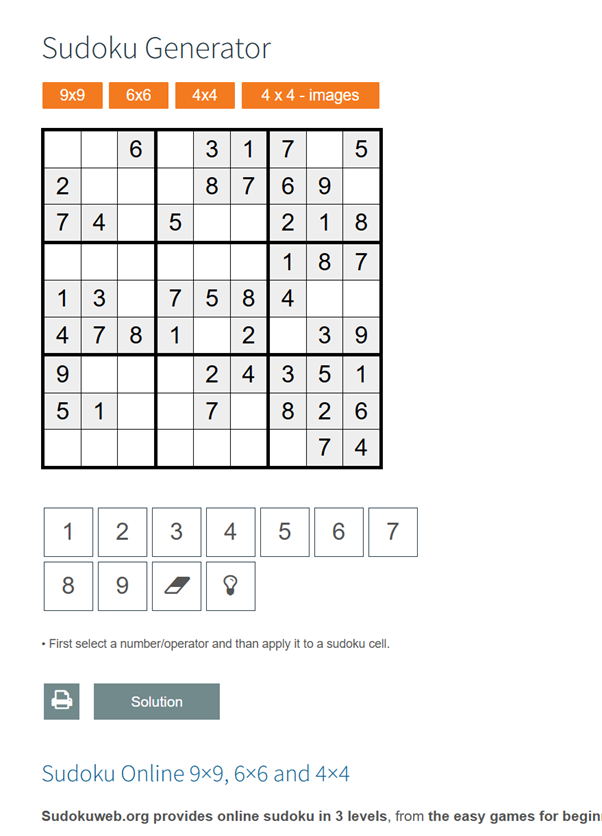
#> input picture Backup_10112025/Images/test22.png, 602 x 836 px, found by its file name
$ python FINAL_Image_processing.py
#> lines starting #> are read from the running program, lines starting #| are printed output that depends on the picture; after the words box and inside, x2 and y2 are one past the last pixel; in counts of white or black regions, pixels touching at a corner belong together
# Importing relevant packages
import cv2
import numpy as np


# Config
img_path = "Images/test22.png"          # <-- CHANGE THIS TO WHERE IMAGES ARE STORED
img_height, img_width = 450, 450


# preprocessing image
def preprocess_image(img_path, debug=True):

    # read image
    img = cv2.imread(img_path)

    # check if image exists
    if img is None:
        raise FileNotFoundError(f"Cannot read image at {img_path}")

    # resize image
    img = cv2.resize(img, (img_width, img_height))

    # convert image to grayscale
    img_gray = cv2.cvtColor(img, cv2.COLOR_BGR2GRAY)

    # blur image to reduce noise
    img_blur = cv2.GaussianBlur(img_gray, (5, 5), 1)

    # convert image to binary (black / white)
    img_thresh = cv2.adaptiveThreshold(
        img_blur, 255,
        cv2.ADAPTIVE_THRESH_GAUSSIAN_C,
        cv2.THRESH_BINARY, 11, 2
    )

    # invert binary image for contour detection later
    img_invert = cv2.bitwise_not(img_thresh)

    # visualise preprocessing
    if debug:
        def to3(x):
            return cv2.cvtColor(x, cv2.COLOR_GRAY2BGR) if len(x.shape)==2 else x

        def label(im, text, color=(0,255,0)):
            """Draws a small label on the top-left of the image."""
            out = im.copy()
            cv2.rectangle(out, (0,0), (150,35), (0,0,0), -1)
            cv2.putText(out, text, (10,25), cv2.FONT_HERSHEY_SIMPLEX,
                        0.8, color, 2, cv2.LINE_AA)
            return out

        # create labeled tiles
        tiles = [
            label(cv2.resize(img, (220,220)), "Resize"),
            label(cv2.resize(to3(img_gray), (220,220)), "Grayscale"),
            label(cv2.resize(to3(img_blur), (220,220)), "Blur"),
            label(cv2.resize(to3(img_thresh), (220,220)), "Threshold"),
            label(cv2.resize(to3(img_invert), (220,220)), "Inverted"),
        ]

        # stack tiles side-by-side
        vis = np.hstack(tiles)
        cv2.imshow("Preprocessing Steps", vis)
        cv2.waitKey(0)
        cv2.destroyAllWindows()

    return img, img_invert


def find_biggest_contour(img, img_thresh):

    # finding contours
    contours, _ = cv2.findContours(img_thresh, cv2.RETR_EXTERNAL, cv2.CHAIN_APPROX_SIMPLE)
    biggest_area = 0
    biggest_contour = None

    # looping through contours to find biggest contour
    for contour in contours:
        area = cv2.contourArea(contour)
        if area > 1000:
            peri = cv2.arcLength(contour, True)
            approx = cv2.approxPolyDP(contour, 0.02 * peri, True)
            if area > biggest_area and len(approx) == 4:
                biggest_area = area
                biggest_contour = approx
    if biggest_contour is None:
        raise Exception("No suitable Sudoku contour found!")

    # reorder contours
    points = biggest_contour.reshape((4, 2)).astype(np.float32)
    new_points = np.zeros((4, 2), dtype=np.float32)
    add = points.sum(1)
    new_points[0] = points[np.argmin(add)]
    new_points[2] = points[np.argmax(add)]
    diff = np.diff(points, axis=1)
    new_points[1] = points[np.argmin(diff)]
    new_points[3] = points[np.argmax(diff)]

    # visualise contour
    img_contour = img.copy()
    cv2.drawContours(img_contour, [new_points.astype(int)], -1, (0, 255, 0), 3)
    for x, y in points.astype(int):
        cv2.circle(img_contour, (x, y), 8, (0, 0, 255), -1)
    cv2.imshow("Biggest Contour", img_contour)
    cv2.waitKey(0)
    cv2.destroyAllWindows()

    return new_points


def warp_image(img, corners):

    # define destination coordinates
    destination = np.array([
        [0, 0],
        [img_width - 1, 0],
        [img_width - 1, img_height - 1],
        [0, img_height - 1]
    ], dtype=np.float32)

    # compute perspective transform matrix
    matrix = cv2.getPerspectiveTransform(corners, destination)
    # apply warp transformation
    warped = cv2.warpPerspective(img, matrix, (img_width, img_height))

    # visualisation
    cv2.imshow("warped image", warped)
    cv2.waitKey(0)
    cv2.destroyAllWindows()

    return warped


def split_cells(warped, grid_size=9, gap=8, gap_color=255):

    # measure image and calculate each cell size
    height, width = warped.shape[:2]
    cell_h = height // grid_size
    cell_w = width // grid_size
    is_color = len(warped.shape) == 3

    # visualisation (create blank canvas)
    if is_color:
        grid_img = np.full(
            (height + gap * (grid_size + 1),
             width + gap * (grid_size + 1), 3),
            gap_color, dtype=np.uint8
        )
    else:
        grid_img = np.full(
            (height + gap * (grid_size + 1),
             width + gap * (grid_size + 1)),
            gap_color, dtype=np.uint8
        )

    # loop through each row and column and split
    cells = []
    for r in range(grid_size):
        for c in range(grid_size):
            y1 = r * cell_h
            y2 = (r + 1) * cell_h
            x1 = c * cell_w
            x2 = (c + 1) * cell_w
            cell = warped[y1:y2, x1:x2]
            cells.append(cell)

            # compute placement with gap
            gy1 = r * (cell_h + gap) + gap
            gx1 = c * (cell_w + gap) + gap
            grid_img[gy1:gy1 + cell_h, gx1:gx1 + cell_w] = cell

    # visualisation
    cv2.imshow("Sudoku Cells with Spacing", grid_img)
    cv2.waitKey(0)
    cv2.destroyAllWindows()

    return cells


def extract_digits(
    cell,
    border_frac=0.05,        # light edge crop to avoid grid
    line_band_frac=0.12,     # only remove lines near edges
    blank_fg_thresh=0.010,   # blank if too little foreground
    debug=False, win_prefix="SIMPLE", wait=0
):

    # (Helper) visualise for debugging
    def to_bgr(x):
        return x if (len(x.shape)==3 and x.shape[2]==3) else cv2.cvtColor(x, cv2.COLOR_GRAY2BGR)

    # (Helper)
    def tile(imgs, cols=3, scale=2):
        h0, w0 = imgs[0].shape[:2]
        imgs = [cv2.resize(i, (w0, h0), interpolation=cv2.INTER_NEAREST) for i in imgs]
        rows = [cv2.hconcat([to_bgr(x) for x in imgs[r:r+cols]]) for r in range(0, len(imgs), cols)]
        grid = cv2.vconcat(rows)
        if scale != 1:
            H, W = grid.shape[:2]
            grid = cv2.resize(grid, (W*scale, H*scale), interpolation=cv2.INTER_NEAREST)
        return grid

    # 1) grayscale + light border crop
    gray0 = cv2.cvtColor(cell, cv2.COLOR_BGR2GRAY) if len(cell.shape)==3 else cell
    H0, W0 = gray0.shape[:2]
    b = max(1, int(border_frac * min(H0, W0)))
    gray = gray0[b:H0-b, b:W0-b] if (H0>2*b and W0>2*b) else gray0

    # 2) mild blur + adaptive threshold (digit = white, background black)
    blur = cv2.GaussianBlur(gray, (3,3), 0)
    th = cv2.adaptiveThreshold(
        blur, 255,
        cv2.ADAPTIVE_THRESH_GAUSSIAN_C,  # GAUSSIAN works better than MEAN here
        cv2.THRESH_BINARY_INV,
        31, 3   # try blockSize 31 (or 25/35) and C around 2–5
    )


    # 3) gentle speck removal
    th_clean = cv2.morphologyEx(th, cv2.MORPH_OPEN, np.ones((2,2), np.uint8), 1)                     # CHANGED FROM 1, 1=========================================================================

    # 4) remove long grid lines ONLY near borders
    k_h = cv2.getStructuringElement(cv2.MORPH_RECT, (25,1))
    k_v = cv2.getStructuringElement(cv2.MORPH_RECT, (1,25))
    horiz = cv2.morphologyEx(th_clean, cv2.MORPH_OPEN, k_h, 1)
    vert  = cv2.morphologyEx(th_clean, cv2.MORPH_OPEN, k_v, 1)
    grid_mask_full = cv2.bitwise_or(horiz, vert)

    H, W = th_clean.shape[:2]
    band = max(1, int(line_band_frac * min(H, W)))
    border_band = np.zeros((H, W), np.uint8)
    border_band[:band,:] = 255; border_band[-band:,:] = 255
    border_band[:,:band] = 255; border_band[:,-band:] = 255

    grid_mask = cv2.bitwise_and(grid_mask_full, border_band)
    digit_only = cv2.bitwise_and(th_clean, cv2.bitwise_not(grid_mask))

    # 5) blank gating
    if (digit_only > 0).mean() < blank_fg_thresh:
        if debug:
            dbg = tile([gray, th_clean, grid_mask, digit_only, np.zeros((digit_only.shape), np.uint8)], cols=5, scale=2)
            cv2.imshow(f"{win_prefix} – blank", dbg); cv2.waitKey(wait); cv2.destroyAllWindows()
        return None

    # 6) direct resize to 28×28 (keep raw shape; no closing/dilation)
    out28 = cv2.resize(digit_only, (28, 28), interpolation=cv2.INTER_AREA)

    if debug:
        dbg = tile([to_bgr(gray), to_bgr(th_clean), to_bgr(grid_mask),
                    to_bgr(digit_only), to_bgr(out28)], cols=5, scale=2)
        cv2.imshow(f"{win_prefix}", dbg); cv2.waitKey(wait); cv2.destroyAllWindows()

    return out28


# Visualisation
def show_digits_grid(tiles, grid_size=9, gap=6):

    # Ensure tiles exist (use blank white for empty)
    tiles = [t if t is not None else 255 * np.ones((28, 28), np.uint8) for t in tiles]

    th, tw = tiles[0].shape[:2]
    H = grid_size * th + (grid_size + 1) * gap
    W = grid_size * tw + (grid_size + 1) * gap

    # Create white background (so you can see digits clearly)
    canvas = np.full((H, W), 255, dtype=np.uint8)

    # Place each tile with gaps
    idx = 0
    for r in range(grid_size):
        for c in range(grid_size):
            y1 = r * (th + gap) + gap
            x1 = c * (tw + gap) + gap
            canvas[y1:y1+th, x1:x1+tw] = tiles[idx]
            idx += 1

    # Draw Sudoku gridlines (every 3 cells thicker)
    line_color = 0          # black lines
    thin = 1
    thick = 3

    # Vertical lines
    for c in range(1, grid_size):
        x = c * (tw + gap) + gap // 2
        t = thick if c % 3 == 0 else thin
        cv2.line(canvas, (x, 0), (x, H), line_color, t)

    # Horizontal lines
    for r in range(1, grid_size):
        y = r * (th + gap) + gap // 2
        t = thick if r % 3 == 0 else thin
        cv2.line(canvas, (0, y), (W, y), line_color, t)

    cv2.imshow("Sudoku Digits Grid", canvas)
    cv2.waitKey(0)
    cv2.destroyAllWindows()


# MAIN
def process_img(img_path=img_path):

    img, img_thresh = preprocess_image(img_path)
#> in preprocess_image, img is the input picture: shape (836, 602, 3); mean B, G, R 238.3, 239.5, 240.9
#> in preprocess_image, `img_thresh = cv2.adaptiveThreshold( img_blur, 255, cv2.ADAPTIVE_THRESH..`:
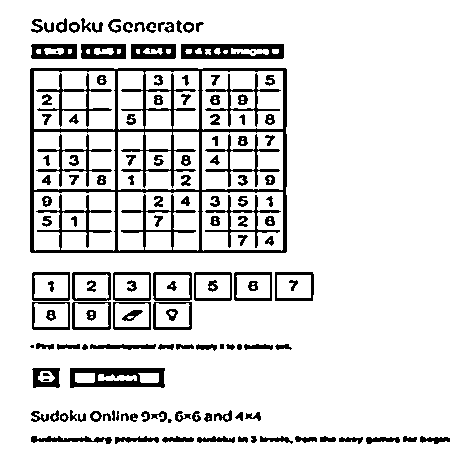
#> img_thresh: shape (450, 450); 86.5% white; 145 black regions (6 under 20 px), largest, box (x1, y1, x2, y2) and area: (30, 68, 287, 253) 8114, (70, 368, 165, 388) 1206, (181, 44, 284, 59) 1173
#> in to3 (call 4), `return cv2.cvtColor(x, cv2.COLOR_GRAY2BGR) if len(x.shape)==2 else x`: returned value: shape (450, 450, 3); 13.5% white; 145 white regions (6 under 20 px)
#> in preprocess_image, `vis = np.hstack(tiles)`:
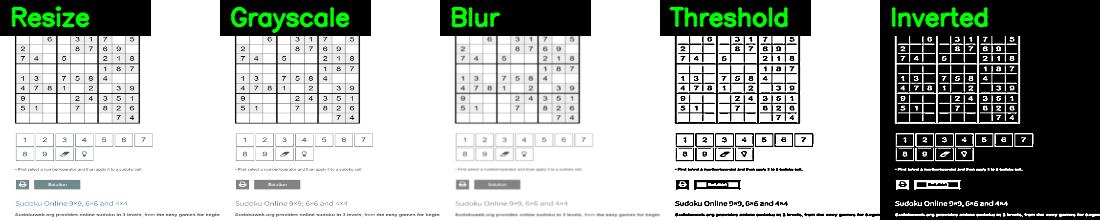
#> vis: shape (220, 1100, 3); mean of channels 0, 1, 2 173.4, 177.8, 173.3; drawn as B, G, R
    points = find_biggest_contour(img, img_thresh)
#> in find_biggest_contour, `contours, _ = cv2.findContours(img_thresh, cv2.RETR_EXTERNAL, cv2.CHAI..`: contours = 79 contours, 7 with area under 20; largest, box (x1, y1, x2, y2) and area: (30, 68, 287, 253) 47078, (70, 368, 165, 388) 1686, (181, 44, 284, 59) 1428, (72, 272, 111, 301) 1058, (153, 272, 192, 301) 1058
#> the loop in find_biggest_contour, `for contour in contours:` made 79 passes
#> (area, peri, biggest_area, biggest_contour) on passes 34, 60: (1685.5, 227.1, 1685.5, [[70, 368], [70, 387], [164, 386], [164, 368]]), (47078, 881, 47078, [[30, 69], [31, 252], [286, 251], [285, 68]])
#> (area, peri, approx) on passes 49, 51, 53, 54, 55, 56: (1023.5, 128.2, [[154, 302], [154, 329], [191, 328], [191, 302]]), (1024.5, 128.2, [[72, 303], [73, 329], [110, 328], [110, 302]]), (1057, 130.8, [[275, 272], [275, 300], [312, 300], [312, 272]]), (1035, 128.8, [[234, 273], [235, 300], [271, 300], [271, 272]]), (1034, 127.7, [[194, 273], [195, 300], [231, 299], [230, 272]]), (1057.5, 129.9, [[153, 273], [155, 300], [191, 299], [190, 272]])
#> after the loop in find_biggest_contour, `for contour in contours:`: biggest_area = 47078
#> in find_biggest_contour, `points = biggest_contour.reshape((4, 2)).astype(np.float32)`: points = [[30, 69], [31, 252], [286, 251], [285, 68]]
#> in find_biggest_contour, `add = points.sum(1)`: add = [99, 283, 537, 353]
#> in find_biggest_contour, `diff = np.diff(points, axis=1)`: diff = [39, 221, -35, -217]
#> in find_biggest_contour, `cv2.drawContours(img_contour, [new_points.astype(int)], -1, (0, 255, 0..`:
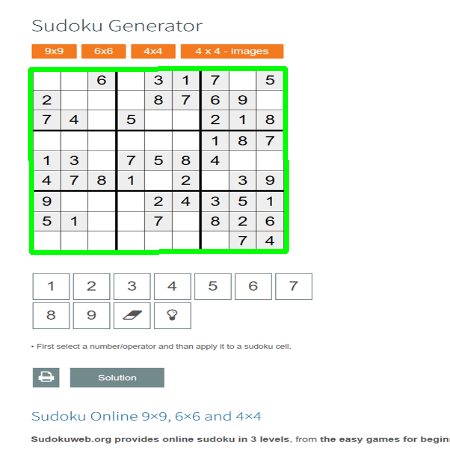
#> img_contour: shape (450, 450, 3); mean B, G, R 235.2, 241.9, 237.8
#> the loop in find_biggest_contour, `for x, y in points.astype(int):` made 4 passes
#> after the loop in find_biggest_contour, `for x, y in points.astype(int):`:
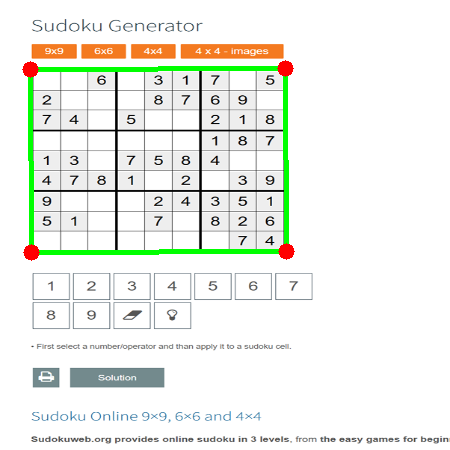
#> img_contour: shape (450, 450, 3); 0.39% of pixels changed, all inside (x1, y1, x2, y2) = (22, 60, 295, 261)
#> points = [[30, 69], [285, 68], [286, 251], [31, 252]]
    warped_img = warp_image(img, points)
#> in warp_image, `matrix = cv2.getPerspectiveTransform(corners, destination)`: matrix = [[1.76, -0.00962, -52.16], [0.00962, 2.45, -169.6], [1.24e-19, 8.58e-20, 1]]
    cells = split_cells(warped_img)
#> after the loop in split_cells, `for r in range(grid_size):`:
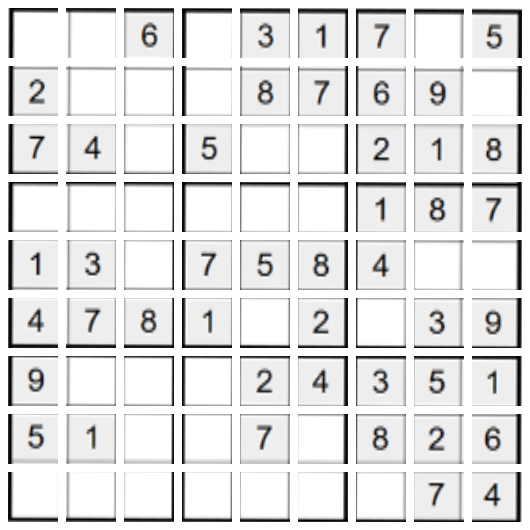
#> grid_img: shape (530, 530, 3); mean B, G, R 227.2, 227.2, 227.2
#> after the loop in split_cells, `for r in range(grid_size):`: cells = 81 items
#> cells = 81 items
    print(f"Total cells extracted: {len(cells)}")  # should be 81
#| Total cells extracted: 81

    output_digits = []
    for i, c in enumerate(cells):
        d = extract_digits(c, debug=False)
        output_digits.append(d)
#> this loop made 81 passes
#> after the loop, output_digits = 81 items

    digits = [d if d is not None else np.zeros((28, 28), np.uint8) for d in output_digits]
#> digits = 81 items

    show_digits_grid(digits, gap=10)
#> after the loop in show_digits_grid, `for r in range(grid_size):`: idx = 81
#> after the loop in show_digits_grid, `for c in range(1, grid_size):`:
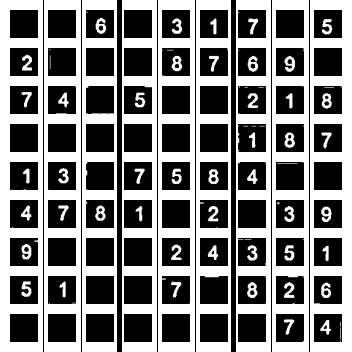
#> canvas: shape (352, 352); min 0, max 255, mean 120.7
#> after the loop in show_digits_grid, `for r in range(1, grid_size):`:
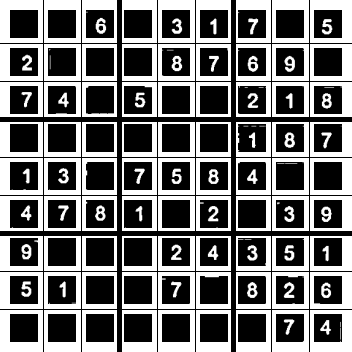
#> canvas: shape (352, 352); 4.34% of pixels changed, all inside (x1, y1, x2, y2) = (0, 43, 352, 310)
    return digits, warped_img


if __name__ == "__main__":
    process_img()
